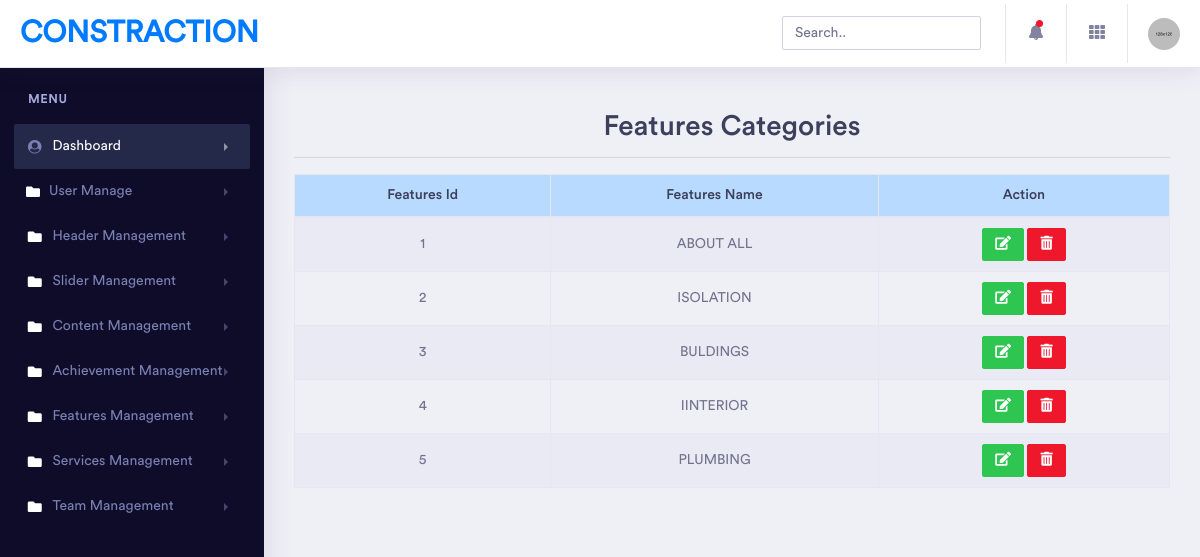
Page /backEnd/index.php?page=features_categories_show (signed in) on the committed database.
### tables this page shows
CREATE TABLE `features_categories` (
  `features_id` int(11) NOT NULL,
  `features_name` varchar(30) NOT NULL
);

### backEnd/features/features_categories_show.php (the view)
<?php
    include('config_db.php');
?>
  <?php
    $sql="SELECT * FROM features_categories";
    $result=mysqli_query($conn,$sql);
  ?>
  <br>
  <h2 class="text-center ">Features Categories</h2><hr>
<table class="table table-striped table-bordered table-hover text-center">
  <thead>
    <tr class="table-primary">
      <th scope="col">Features Id</th>
      <th scope="col">Features Name</th>
      <th scope="col">Action</th>
    </tr>
  </thead>
  <tbody>
      <?php
        foreach ($result as $key => $single_result) {
          ?>
          <tr class="">
          <td><?php echo $key+1?></td>
          <td><?php echo $single_result['features_name']?></td>
          <td>
           <button class="btn btn-success btn-sm"><a href="index.php?page=features_edit&&id=<?php echo $single_result['features_id'] ?>" class="text-white"><i class="fas fa-edit"></i></a>
            </button>
            <button class="btn btn-danger btn-sm"><a href="index.php?page=features_delete&& id=<?php echo $single_result['features_id']?>" class="text-white" onclick="return confirm();"><i class="fas fa-trash-alt"></i></a>
            </button>
          </td>
          </tr>
      <?php
        }
      ?>
  </tbody>
</table>

### rows in the picture
features_categories: features_name "ABOUT ALL"
features_categories: features_name "ISOLATION"
features_categories: features_name "BULDINGS"
features_categories: features_name "IINTERIOR"
features_categories: features_name "PLUMBING"
